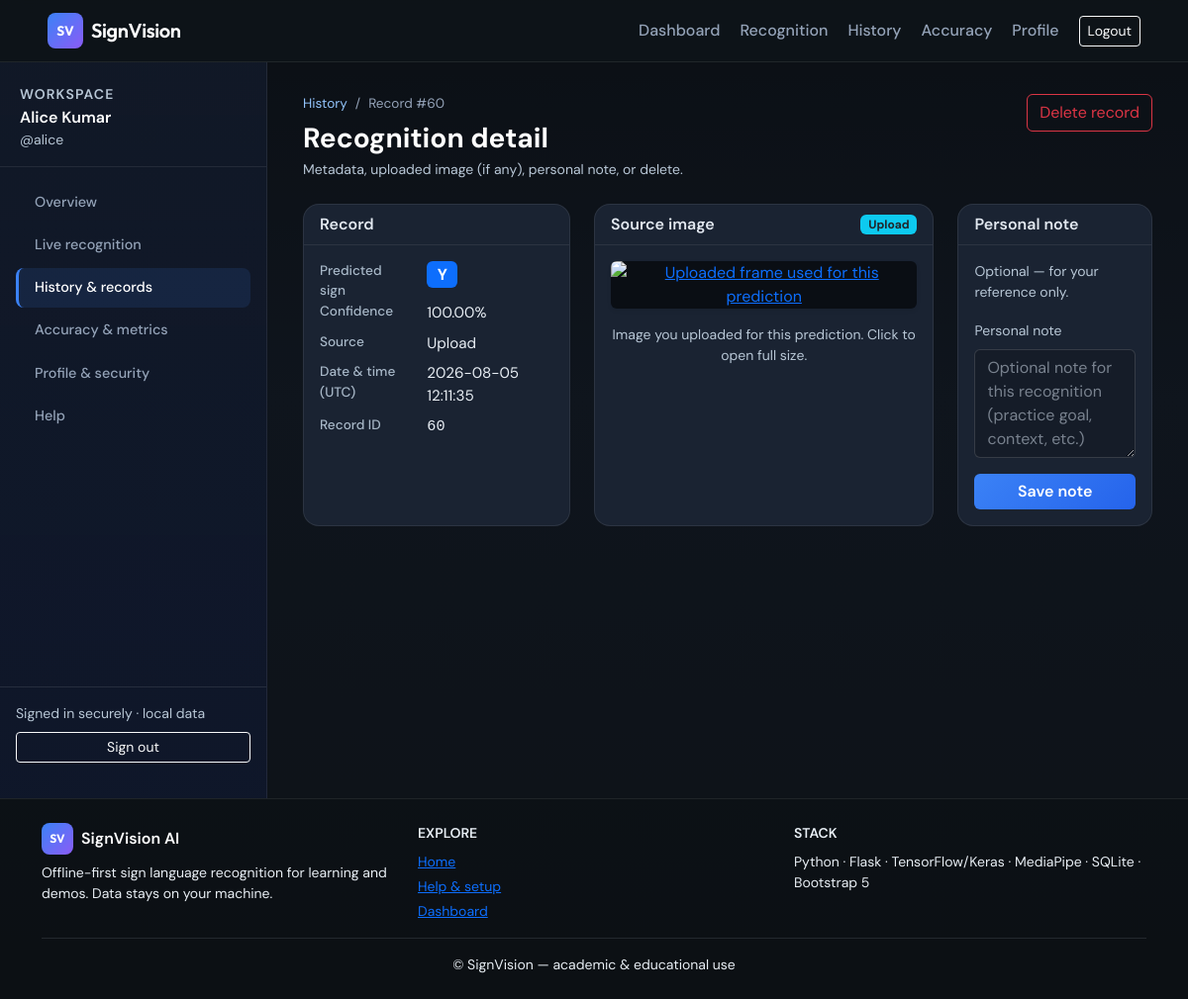
/history/60 (signed in), run on the app's committed database.
### app/models.py (models this page shows, shortened)
class User(UserMixin, db.Model):
    __tablename__ = "users"
    id = db.Column(db.Integer, primary_key=True)
    full_name = db.Column(db.String(120), nullable=False)
    email = db.Column(db.String(120), unique=True, nullable=False, index=True)
    username = db.Column(db.String(64), unique=True, nullable=False, index=True)
    password_hash = db.Column(db.String(256), nullable=False)
    is_admin = db.Column(db.Boolean, default=False)
    is_active = db.Column(db.Boolean, default=True)
    last_login = db.Column(db.DateTime)
    last_activity = db.Column(db.DateTime)
    created_at = db.Column(db.DateTime, default=datetime.utcnow)
    recognitions = db.relationship("RecognitionHistory", backref="user", lazy="dynamic")
    prediction_logs = db.relationship("PredictionLog", backref="user", lazy="dynamic")

class RecognitionHistory(db.Model):
    __tablename__ = "recognition_history"
    id = db.Column(db.Integer, primary_key=True)
    user_id = db.Column(db.Integer, db.ForeignKey("users.id"), nullable=False, index=True)
    predicted_sign = db.Column(db.String(64), nullable=False)
    confidence = db.Column(db.Float, nullable=False)
    created_at = db.Column(db.DateTime, default=datetime.utcnow, index=True)
    source = db.Column(db.String(32), default="webcam")
    user_note = db.Column(db.String(512), nullable=True)
    source_image_relpath = db.Column(db.String(512), nullable=True)

### app/blueprints/main.py (the view)
@bp.route("/history/<int:hid>")
@login_required
def history_detail(hid):
    r = RecognitionHistory.query.get_or_404(hid)
    if r.user_id != current_user.id:
        flash("You do not have access to this record.", "danger")
        return redirect(url_for("main.history"))
    note_form = RecognitionNoteForm(obj=r)
    has_upload_image = bool(
        r.source_image_relpath and r.source == "upload"
    )
    return render_template(
        "user/history_detail.html",
        record=r,
        note_form=note_form,
        has_upload_image=has_upload_image,
    )

### app/forms.py
class RecognitionNoteForm(FlaskForm):
    user_note = TextAreaField(
        "Personal note",
        validators=[Optional(), Length(max=500)],
        render_kw={
            "rows": 4,
            "class": "form-control user-form-control",
            "placeholder": "Optional note for this recognition (practice goal, context, etc.)",
        },
    )
    submit = SubmitField("Save note")

### templates/user/history_detail.html (shortened to what this page needs)
{% extends "user/base_user.html" %}
{% block user_header %}
<div class="d-flex flex-wrap justify-content-between align-items-start gap-3 mb-4">
  <div>
    <nav aria-label="breadcrumb">
      <ol class="breadcrumb user-breadcrumb mb-2">
        <li class="breadcrumb-item"><a href="{{ url_for('main.history') }}">History</a></li>
        <li class="breadcrumb-item active" aria-current="page">Record #{{ record.id }}</li>
      </ol>
    </nav>
    <h1 class="h3 fw-bold mb-1 text-white">Recognition detail</h1>
    <p class="user-text-subtle small mb-0">Metadata, uploaded image (if any), personal note, or delete.</p>
  </div>
  <form method="post" action="{{ url_for('main.history_delete_one', hid=record.id) }}" class="d-inline" onsubmit="return confirm('Delete this record permanently?');">
    <button type="submit" class="btn btn-outline-danger">Delete record</button>
  </form>
</div>
{% endblock %}
{% block user_body %}
<div class="row g-4">
  <div class="col-xl-5 order-xl-2">
    <div class="card card-app h-100">
      <div class="card-header d-flex justify-content-between align-items-center">
        <span>Source image</span>
        {% if has_upload_image %}<span class="badge bg-info text-dark">Upload</span>{% endif %}
      </div>
      <div class="card-body text-center">
        {% if has_upload_image %}
        <a href="{{ url_for('main.history_upload_image', hid=record.id) }}" target="_blank" rel="noopener" class="d-block history-image-link">
          <img src="{{ url_for('main.history_upload_image', hid=record.id) }}" alt="Uploaded frame used for this prediction" class="img-fluid rounded history-upload-preview shadow-sm">
        </a>
        <p class="user-text-subtle small mt-3 mb-0">Image you uploaded for this prediction. Click to open full size.</p>
        {% endif %}
      </div>
    </div>
  </div>
  <div class="col-xl-4 order-xl-1">
    <div class="card card-app h-100">
      <div class="card-header">Record</div>
      <div class="card-body">
        <dl class="row mb-0 user-dl">
          <dt class="col-sm-5">Predicted sign</dt>
          <dd class="col-sm-7"><span class="badge bg-primary fs-6">{{ record.predicted_sign }}</span></dd>
          <dt class="col-sm-5">Confidence</dt>
          <dd class="col-sm-7 user-text-primary">{{ "%.2f"|format(record.confidence * 100) }}%</dd>
          <dt class="col-sm-5">Source</dt>
          <dd class="col-sm-7 text-capitalize user-text-primary">{{ record.source or '—' }}</dd>
          <dt class="col-sm-5">Date &amp; time (UTC)</dt>
          <dd class="col-sm-7 user-text-primary">{{ record.created_at.strftime('%Y-%m-%d %H:%M:%S') if record.created_at else '—' }}</dd>
          <dt class="col-sm-5">Record ID</dt>
          <dd class="col-sm-7 font-monospace small user-text-primary">{{ record.id }}</dd>
        </dl>
      </div>
    </div>
  </div>
  <div class="col-xl-3 order-xl-3">
    <div class="card card-app h-100">
      <div class="card-header">Personal note</div>
      <div class="card-body">
        <p class="small user-text-subtle">Optional — for your reference only.</p>
        <form method="post" action="{{ url_for('main.history_update_note', hid=record.id) }}">
          <div class="mb-3">{{ note_form.user_note.label(class="form-label user-form-label") }}{{ note_form.user_note() }}</div>
          <div class="d-grid">{{ note_form.submit(class="btn btn-accent") }}</div>
        </form>
      </div>
    </div>
  </div>
</div>
{% endblock %}

### templates/user/base_user.html
{% extends "base.html" %}
{% block content %}
<div class="user-shell user-panel">
  <aside class="user-sidebar d-none d-lg-flex flex-column">
    <div class="user-sidebar-brand">
      <span class="text-uppercase small user-text-subtle fw-semibold letter-space">Workspace</span>
      <p class="mb-0 fw-semibold text-white">{{ current_user.full_name }}</p>
      <p class="small user-text-subtle mb-0">@{{ current_user.username }}</p>
    </div>
    <nav class="nav flex-column gap-1 px-2">
      <a class="user-nav-link {% if request.endpoint == 'main.dashboard' %}active{% endif %}" href="{{ url_for('main.dashboard') }}">Overview</a>
      <a class="user-nav-link {% if request.endpoint == 'main.recognition' %}active{% endif %}" href="{{ url_for('main.recognition') }}">Live recognition</a>
      <a class="user-nav-link {% if request.endpoint in ['main.history', 'main.history_detail'] %}active{% endif %}" href="{{ url_for('main.history') }}">History &amp; records</a>
      <a class="user-nav-link {% if request.endpoint == 'main.evaluate' %}active{% endif %}" href="{{ url_for('main.evaluate') }}">Accuracy &amp; metrics</a>
      <a class="user-nav-link {% if request.endpoint == 'main.profile' %}active{% endif %}" href="{{ url_for('main.profile') }}">Profile &amp; security</a>
      <a class="user-nav-link" href="{{ url_for('main.help_page') }}">Help</a>
    </nav>
    <div class="mt-auto pt-3 px-3 pb-3 border-top border-secondary border-opacity-25">
      <p class="small user-text-subtle mb-2">Signed in securely · local data</p>
      <a class="btn btn-outline-light btn-sm w-100" href="{{ url_for('auth.logout') }}">Sign out</a>
    </div>
  </aside>
  <div class="user-main">
    <div class="user-main-inner">
      {% block user_header %}{% endblock %}
      {% block user_body %}{% endblock %}
    </div>
  </div>
</div>
{% endblock %}

### static/css/app.css (style rules this page uses)
:root { --app-bg: #0f1419; --app-surface: #1a2332; --app-border: rgba(255, 255, 255, 0.08); --accent: #3b82f6; --accent-2: #8b5cf6; --text: #e8eef4; --muted: #94a3b8; }
.app-body { min-height: 100vh; display: flex; flex-direction: column; background: linear-gradient(180deg, #0b0f14 0%, #121a24 40%, #0f1419 100%); color: var(--text); font-family: "DM Sans", system-ui, sans-serif; }
.btn-accent { background: linear-gradient(135deg, var(--accent), #2563eb); border: none; color: #fff; font-weight: 600; }
.card-app { background: var(--app-surface); border: 1px solid var(--app-border); border-radius: 1rem; color: var(--text); }
.card-app .card-header { background: transparent; border-bottom: 1px solid var(--app-border); font-weight: 600; }
.form-control, .form-select { background: #0f1419; border: 1px solid var(--app-border); color: var(--text); }
.form-label { color: var(--muted); font-size: 0.875rem; }
.user-shell { display: flex; align-items: stretch; min-height: calc(100vh - 56px); max-width: 1440px; margin: 0 auto; }
.user-sidebar { width: 270px; flex-shrink: 0; background: linear-gradient(180deg, rgba(17, 24, 39, 0.96) 0%, rgba(15, 23, 42, 0.99) 100%); border-right: 1px solid var(--app-border); padding: 1.25rem 0; }
.user-sidebar-brand { padding: 0 1.25rem 1rem; border-bottom: 1px solid var(--app-border); margin-bottom: 1rem; }
.letter-space { letter-spacing: 0.08em; }
.user-nav-link { display: block; color: var(--muted); text-decoration: none; padding: 0.55rem 1rem; margin: 0 0.5rem; border-radius: 0.5rem; font-size: 0.9rem; font-weight: 500; border-left: 3px solid transparent; }
.user-nav-link.active { color: #fff; background: rgba(59, 130, 246, 0.12); border-left-color: var(--accent); }
.user-main { flex: 1; min-width: 0; background: rgba(12, 16, 23, 0.5); }
.user-main-inner { max-width: 1100px; margin: 0 auto; padding: 1.5rem 1rem 2.5rem; }
@media (min-width: 992px) { .user-main-inner { padding: 2rem 2.25rem 3rem; } }
.user-dl dt { color: var(--muted); font-size: 0.85rem; font-weight: 500; }
.user-dl dd { font-size: 0.95rem; }
.user-breadcrumb { --bs-breadcrumb-divider-color: var(--muted); font-size: 0.85rem; }
.user-breadcrumb .breadcrumb-item a { color: #93c5fd; text-decoration: none; }
.user-breadcrumb .breadcrumb-item.active { color: var(--muted); }
.user-panel { --user-readable: #e8eef4; --user-subtle: #b8c7d6; }
.user-panel .user-text-primary { color: var(--user-readable) !important; }
.user-panel .user-text-subtle { color: var(--user-subtle) !important; }
.user-panel .form-control, .user-panel .user-form-control { background: #151c28 !important; border-color: rgba(255, 255, 255, 0.14) !important; color: var(--user-readable) !important; }
.user-panel .form-control::placeholder, .user-panel .user-form-control::placeholder { color: rgba(203, 213, 225, 0.55) !important; }
.user-panel .form-label, .user-panel .user-form-label { color: var(--user-subtle) !important; }
.user-panel .user-dl dt { color: #a8b8c8 !important; }
.user-panel .card-app .card-header { color: #e2e8f0; }
.history-upload-preview { max-height: 380px; width: 100%; object-fit: contain; background: #0a0e14; }

### data on the page
User: full_name "Alice Kumar", username "alice"
RecognitionHistory: id "60", predicted_sign "Y", record.confidence*100 "100.00", source "Upload", created_at "2026-08-05 12:11:35"

### other printed values
{{ note_form.user_note.label(class="form-label user-form-label") }} "Personal note"
